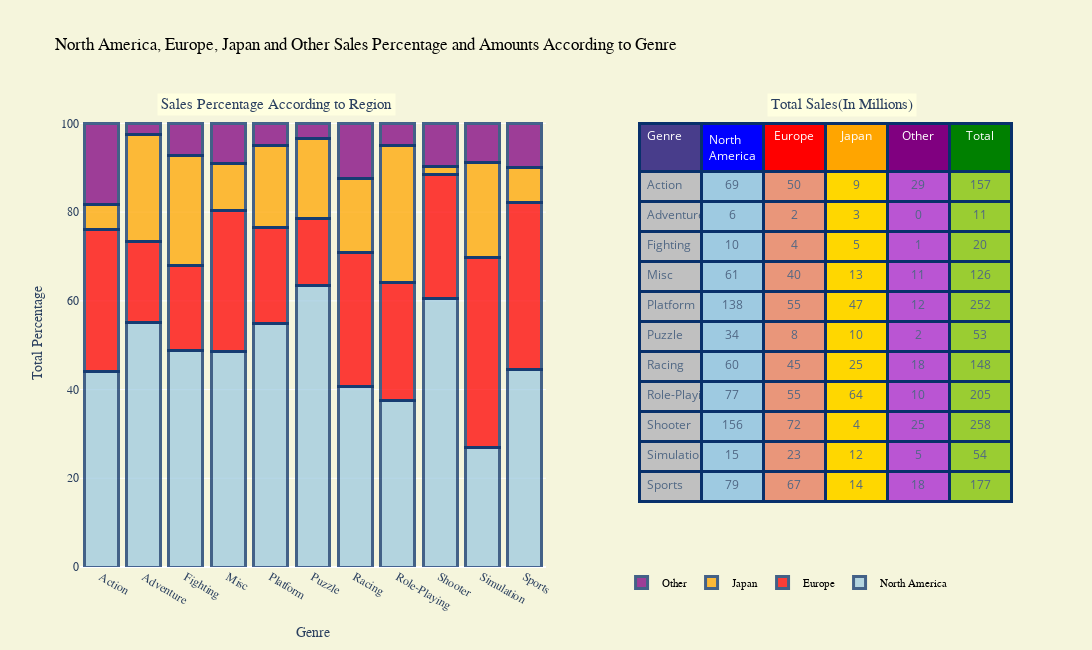

The code cell stored with this chart in its notebook:
### Code cell
x=genre.Genre
NA_Perce=list(genre["NA_Sales"]/genre["Global_Sales"]*100)
EU_Perce=list(genre["EU_Sales"]/genre["Global_Sales"]*100)
JP_Perce=list(genre["JP_Sales"]/genre["Global_Sales"]*100)
Other_Perce=list(genre["Other_Sales"]/genre["Global_Sales"]*100)

trace1 = go.Bar(
    x=x,
    y=NA_Perce,
    name="North America" ,
    xaxis='x2', yaxis='y2',
    marker=dict(
        color='rgb(158,202,225)',
        line=dict(
            color='rgb(8,48,107)',
            width=3),
        ),
    opacity=0.75)
trace2 = go.Bar(
    x=x,
    y=EU_Perce,
    xaxis='x2', yaxis='y2',
    marker=dict(
        color='red',
        line=dict(
            color='rgb(8,48,107)',
            width=3),
        ),
    opacity=0.75,
    name = "Europe",
    )
trace3 = go.Bar(
    x=x,
    y=JP_Perce,
    xaxis='x2', yaxis='y2',
  
    marker=dict(
        color='orange',
        line=dict(
            color='rgb(8,48,107)',
            width=3),
        ),
    opacity=0.75,
    name = "Japan",
    )
trace4 = go.Bar(
    x=x,
    y=Other_Perce,
    xaxis='x2', yaxis='y2',
    
    marker=dict(
        color='purple',
        line=dict(
            color='rgb(8,48,107)',
            width=3),
        ),
    opacity=0.75,
    name = "Other",)
trace5=go.Table(
  header = dict(
    values = table_data.columns,
    line = dict(color = 'rgb(8,48,107)',width=3),
    fill = dict(color = ["darkslateblue","blue","red", "orange","purple","green"]),
    align = ['left','center'],
    font = dict(color = 'white', size = 12),
     height=30,
  ),
  cells = dict(
    values = [table_data.Genre,round(table_data["North America"]),round(table_data["Europe"]), round(table_data["Japan"]), round(table_data["Other"]),round(table_data["Total"])],
    height=30,
    line = dict(color = 'rgb(8,48,107)',width=3),
    fill = dict(color = ["silver","rgb(158,202,225)","darksalmon", "gold","mediumorchid","yellowgreen"]),
    align = ['left', 'center'],
    font = dict(color = '#506784', size = 12)),
    domain=dict(x=[0.60,1],y=[0,0.95]),
)

data = [trace1, trace2,trace3,trace4,trace5]
layout = go.Layout(barmode='stack',autosize=False,width=1200,height=650,
                legend=dict(x=.58, y=0,orientation="h",font=dict(family='Courier New, monospace',size=11,color='#000'),
                           bgcolor='beige', bordercolor='beige', borderwidth=1),
                title='North America, Europe, Japan and Other Sales Percentage and Amounts According to Genre',
                titlefont=dict(family='Courier New, monospace',size=17,color='black'),
                xaxis2=dict(domain=[0, 0.50],anchor="y2", title='Genre',titlefont=dict(family='Courier New, monospace'),tickfont=dict(family='Courier New, monospace')), yaxis2=dict( domain=[0, 1],anchor='x2',title="Total Percentage",titlefont=dict(family='Courier New, monospace'),tickfont=dict(family='Courier New, monospace')),
                paper_bgcolor='beige',plot_bgcolor='beige',
                annotations=[ dict( text='Sales Percentage According to Region',x=0.08,y=1.02,xref="paper",yref="paper",showarrow=False,font=dict(size=15,family="Courier New, monospace"),bgcolor="lightyellow",borderwidth=5),dict( text='Total Sales(In Millions)',x=0.9,y=1.02,xref="paper",yref="paper",showarrow=False,font=dict(size=15,family='Courier New, monospace'),bgcolor="lightyellow",borderwidth=5)],
              
                  )
fig = go.Figure(data=data, layout=layout)
iplot(fig)

### Figure 1 — Plotly figure (JSON) as saved in the notebook; plotly's stock layout.template omitted (floating-point values rounded to 4 significant figures)
{"data": [{"marker": {"color": "rgb(158,202,225)", "line": {"color": "rgb(8,48,107)", "width": 3}}, "name": "North America", "opacity": 0.75, "type": "bar", "x": ["Action", "Adventure", "Fighting", "Misc", "Platform", "Puzzle", "Racing", "Role-Playing", "Shooter", "Simulation", "Sports"], "xaxis": "x2", "y": [44.14, 55.1, 48.76, 48.65, 54.81, 63.56, 40.7, 37.43, 60.42, 26.94, 44.61], "yaxis": "y2"}, {"marker": {"color": "red", "line": {"color": "rgb(8,48,107)", "width": 3}}, "name": "Europe", "opacity": 0.75, "type": "bar", "x": ["Action", "Adventure", "Fighting", "Misc", "Platform", "Puzzle", "Racing", "Role-Playing", "Shooter", "Simulation", "Sports"], "xaxis": "x2", "y": [31.99, 18.25, 19.33, 31.74, 21.76, 15.12, 30.29, 26.6, 28.06, 42.89, 37.63], "yaxis": "y2"}, {"marker": {"color": "orange", "line": {"color": "rgb(8,48,107)", "width": 3}}, "name": "Japan", "opacity": 0.75, "type": "bar", "x": ["Action", "Adventure", "Fighting", "Misc", "Platform", "Puzzle", "Racing", "Role-Playing", "Shooter", "Simulation", "Sports"], "xaxis": "x2", "y": [5.693, 24.06, 24.79, 10.65, 18.51, 17.88, 16.66, 31.03, 1.716, 21.43, 7.853], "yaxis": "y2"}, {"marker": {"color": "purple", "line": {"color": "rgb(8,48,107)", "width": 3}}, "name": "Other", "opacity": 0.75, "type": "bar", "x": ["Action", "Adventure", "Fighting", "Misc", "Platform", "Puzzle", "Racing", "Role-Playing", "Shooter", "Simulation", "Sports"], "xaxis": "x2", "y": [18.19, 2.594, 7.077, 8.97, 4.922, 3.448, 12.36, 4.931, 9.811, 8.759, 9.903], "yaxis": "y2"}, {"cells": {"align": ["left", "center"], "fill": {"color": ["silver", "rgb(158,202,225)", "darksalmon", "gold", "mediumorchid", "yellowgreen"]}, "font": {"color": "#506784", "size": 12}, "height": 30, "line": {"color": "rgb(8,48,107)", "width": 3}, "values": [["Action", "Adventure", "Fighting", "Misc", "Platform", "Puzzle", "Racing", "Role-Playing", "Shooter", "Simulation", "Sports"], [69, 6, 10, 61, 138, 34, 60, 77, 156, 15, 79], [50, 2, 4, 40, 55, 8, 45, 55, 72, 23, 67], [9, 3, 5, 13, 47, 10, 25, 64, 4, 12, 14], [29, 0, 1, 11, 12, 2, 18, 10, 25, 5, 18], [157, 11, 20, 126, 252, 53, 148, 205, 258, 54, 177]]}, "domain": {"x": [0.6, 1], "y": [0, 0.95]}, "header": {"align": ["left", "center"], "fill": {"color": ["darkslateblue", "blue", "red", "orange", "purple", "green"]}, "font": {"color": "white", "size": 12}, "height": 30, "line": {"color": "rgb(8,48,107)", "width": 3}, "values": ["Genre", "North America", "Europe", "Japan", "Other", "Total"]}, "type": "table"}], "layout": {"annotations": [{"bgcolor": "lightyellow", "borderwidth": 5, "font": {"family": "Courier New, monospace", "size": 15}, "showarrow": false, "text": "Sales Percentage According to Region", "x": 0.08, "xref": "paper", "y": 1.02, "yref": "paper"}, {"bgcolor": "lightyellow", "borderwidth": 5, "font": {"family": "Courier New, monospace", "size": 15}, "showarrow": false, "text": "Total Sales(In Millions)", "x": 0.9, "xref": "paper", "y": 1.02, "yref": "paper"}], "autosize": false, "barmode": "stack", "height": 650, "legend": {"bgcolor": "beige", "bordercolor": "beige", "borderwidth": 1, "font": {"color": "#000", "family": "Courier New, monospace", "size": 11}, "orientation": "h", "x": 0.58, "y": 0}, "paper_bgcolor": "beige", "plot_bgcolor": "beige", "title": {"font": {"color": "black", "family": "Courier New, monospace", "size": 17}, "text": "North America, Europe, Japan and Other Sales Percentage and Amounts According to Genre"}, "width": 1200, "xaxis2": {"anchor": "y2", "domain": [0, 0.5], "tickfont": {"family": "Courier New, monospace"}, "title": {"font": {"family": "Courier New, monospace"}, "text": "Genre"}}, "yaxis2": {"anchor": "x2", "domain": [0, 1], "tickfont": {"family": "Courier New, monospace"}, "title": {"font": {"family": "Courier New, monospace"}, "text": "Total Percentage"}}}}
